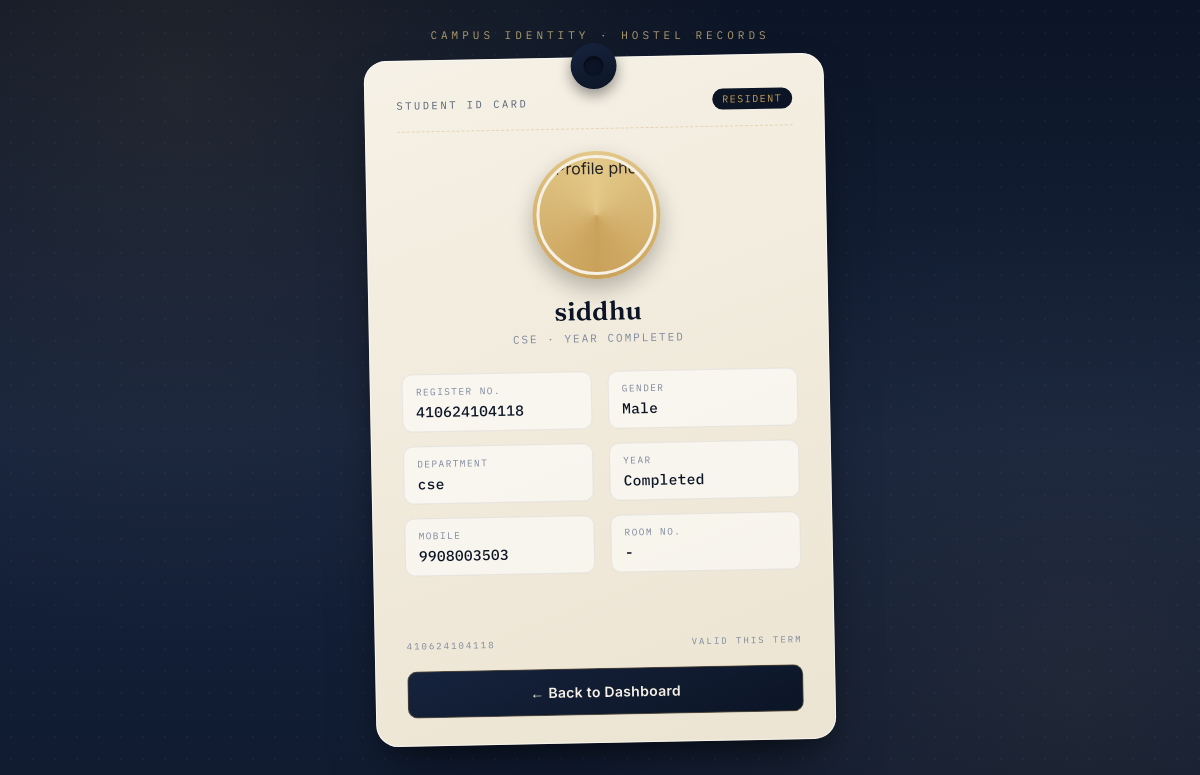
The app's page /student/profile (signed in), older data.
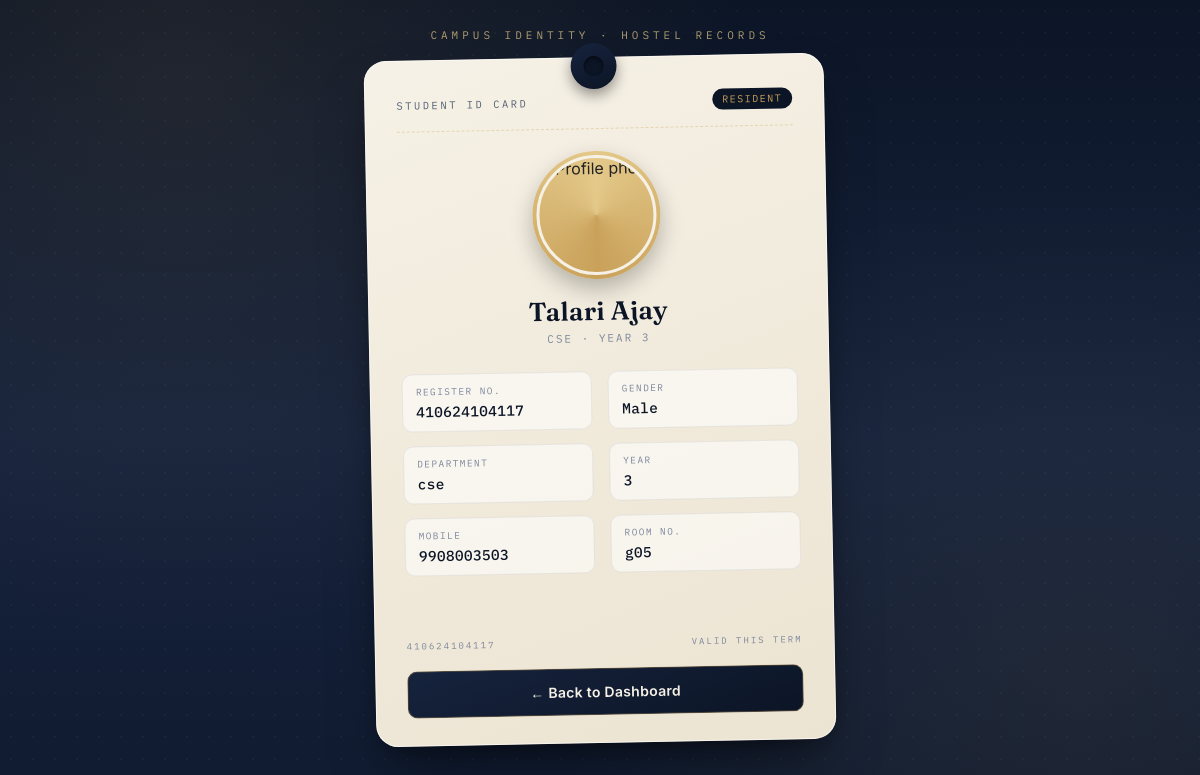
The same page, newer data.
### tables this page shows
CREATE TABLE students(
    id INTEGER PRIMARY KEY AUTOINCREMENT,

    college_code TEXT NOT NULL,

    register_no TEXT NOT NULL,

    student_name TEXT NOT NULL,

    department TEXT NOT NULL,

    year TEXT NOT NULL,

    gender TEXT NOT NULL,

    mobile TEXT NOT NULL,

    password TEXT NOT NULL,

    room_id INTEGER,

    FOREIGN KEY(college_code)
    REFERENCES colleges(college_code)
    ON DELETE CASCADE,

    FOREIGN KEY(room_id)
    REFERENCES rooms(id)
    ON DELETE SET NULL,

    UNIQUE(college_code, register_no)
);

CREATE TABLE rooms(
    id INTEGER PRIMARY KEY AUTOINCREMENT,
    floor_id INTEGER NOT NULL,
    room_no TEXT NOT NULL,
    capacity INTEGER NOT NULL,
    occupied INTEGER DEFAULT 0,

    FOREIGN KEY(floor_id)
    REFERENCES floors(id)
    ON DELETE CASCADE
);

### app.py (the view)
@app.route("/student/profile")
def student_profile():
    if "student_id" not in session:
        return redirect(url_for("student_login"))
    conn = sqlite3.connect("hostel.db")
    cursor = conn.cursor()
    cursor.execute("""
    SELECT

        register_no,
        student_name,
        department,
        year,
        gender,
        mobile,
        room_id

    FROM students

    WHERE id=?

    """, (session["student_id"],))
    student = cursor.fetchone()
    room_no = "-"
    if student and student[6]:
        cursor.execute("""
        SELECT room_no
        FROM rooms
        WHERE id=?
        """, (student[6],))
        room = cursor.fetchone()
        if room:
            room_no = room[0]
    conn.close()
    return render_template(
        "student_profile.html",
        student=student,
        room_no=room_no
    )

### templates/student_profile.html (shortened to what this page needs)
<!DOCTYPE html>
<html lang="en">
<head>
</head>
<body>
<div class="eyebrow">Campus Identity · Hostel Records</div>
<div class="stage">
  <div class="id-card">
    <div class="punch"></div>
    <div class="card-head">
      <span class="institute">Student ID Card</span>
      <span class="badge-tag">Resident</span>
    </div>
    <div class="profile">
      <div class="photo-frame">
        <img src="https://cdn-icons-png.flaticon.com/512/3135/3135715.png" alt="Profile photo">
      </div>
      <h2>{{ student[1] }}</h2>
      <div class="role">{{ student[2] }} · Year {{ student[3] }}</div>
    </div>
    <div class="data">
      <div class="field">
        <label>Register No.</label>
        <div class="val">{{ student[0] }}</div>
      </div>
      <div class="field">
        <label>Gender</label>
        <div class="val">{{ student[4] }}</div>
      </div>
      <div class="field">
        <label>Department</label>
        <div class="val">{{ student[2] }}</div>
      </div>
      <div class="field">
        <label>Year</label>
        <div class="val">{{ student[3] }}</div>
      </div>
      <div class="field">
        <label>Mobile</label>
        <div class="val">{{ student[5] }}</div>
      </div>
      <div class="field">
        <label>Room No.</label>
        <div class="val">{{ room_no }}</div>
      </div>
    </div>
    <div class="barcode" aria-hidden="true">
    </div>
    <div class="barcode-caption">
      <span>{{ student[0] }}</span>
      <span>Valid this term</span>
    </div>
    <div class="back">
      <a href="/student/dashboard">
        <button>← Back to Dashboard</button>
      </a>
    </div>
  </div>
</div>
</body>
</html>

Row changes from the older to the newer data that the page shows:
changed students "Male": student_name "siddhu" → "Talari Ajay"; year "COMPLETED" → "3"; register_no "410624104118" → "410624104117"; year "Completed" → "3"
added rooms: room_no "g05"
Text that changed along with them:
{{ room_no }}: "-" → (not shown)
